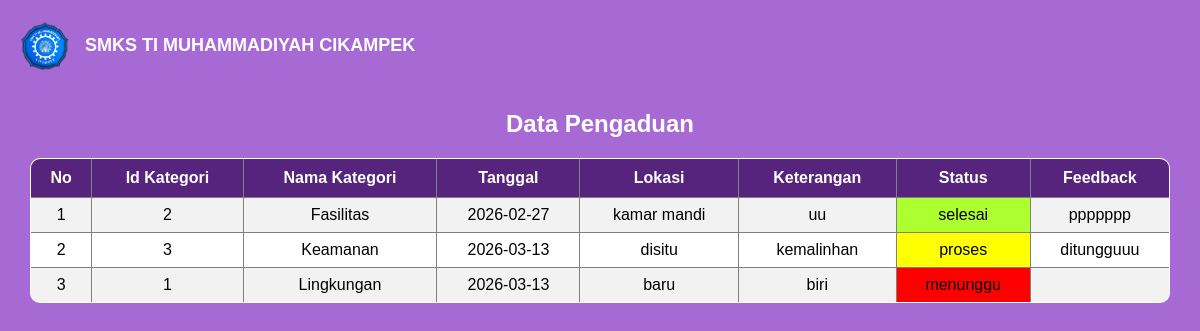
Page /data-aspirasi.php on the committed database.
### tables this page shows
CREATE TABLE `input_aspirasi` (
  `id_pelaporan` int(11) NOT NULL,
  `nis` varchar(50) NOT NULL,
  `id_kategori` int(11) NOT NULL,
  `lokasi` varchar(50) NOT NULL,
  `keterangan` varchar(50) NOT NULL,
  `status` enum('menunggu','proses','selesai') NOT NULL,
  `feedback` varchar(50) NOT NULL,
  `tanggal` date NOT NULL
);

CREATE TABLE `kategori` (
  `id_kategori` int(11) NOT NULL,
  `ket_kategori` varchar(50) NOT NULL
);

### data-aspirasi.php (the view, shortened to what this page needs)
<div class="logo-area">
    <img src="logomd.png" class="logo">
    <span class="logo-text">SMKS TI MUHAMMADIYAH CIKAMPEK</span>
</div>
<h2>Data Pengaduan</h2>
<table border="1" cellpadding="10" cellspacing="0">
    <tr>
        <th>No</th>
        <th>Id Kategori</th>
        <th>Nama Kategori</th>
        <th>Tanggal</th>
        <th>Lokasi</th>
        <th>Keterangan</th>
        <th>Status</th>
        <th>Feedback</th>
    </tr>
    <?php include 'koneksi.php'; $no =1;
    $query = mysqli_query($koneksi, "SELECT input_aspirasi.*, kategori.ket_kategori FROM input_aspirasi LEFT JOIN kategori ON input_aspirasi.id_kategori = kategori.id_kategori");
    while($data = mysqli_fetch_assoc($query)) {
    ?>
    <tr>
        <td><?= $no++ ?></td>
        <td><?= $data['id_kategori'] ?></td>
        <td><?= $data['ket_kategori'] ?></td>
        <td><?= $data['tanggal'] ?></td>
        <td><?= $data['lokasi'] ?></td>
        <td><?= $data['keterangan'] ?></td>
        <td class="
        <?php
        if($data['status'] == 'menunggu'){
            echo 'status-menunggu';
        }elseif($data['status'] == 'proses'){
            echo 'status-proses';
        }elseif($data['status'] == 'selesai'){
            echo 'status-selesai';
        }
        ?>
        ">
        <?= $data['status'] ?>
        </td>
        <td><?= $data['feedback'] ?></td>
    </tr>
    <?php } ?>
</table>

### data-aspirasi.php (style rules this page uses)
.logo-area { position: fixed; top: 15px; left: 15px; display: flex; align-items: center; gap: 10px; }
.logo { width: 60px; }
.logo-text { color: white; font-size: 18px; font-weight: bold; }
h2 { text-align: center; color: white; margin-top: 80px; margin-bottom: 20px; }
table { width: 100%; border-collapse: collapse; background-color: white; border-radius: 10px; overflow: hidden; }
th { background-color: rgb(86, 35, 125); color: white; padding: 10px; text-align: center; }
td { padding: 8px; text-align: center; }
tr:nth-child(even) { background-color: #f2f2f2; }
.status-menunggu { background:red; }
.status-proses { background:yellow; }
.status-selesai { background:greenyellow; }

### rows in the picture
input_aspirasi: id_kategori "2", id_kategori.ket_kategori "Fasilitas", tanggal "2026-02-27", lokasi "kamar mandi", keterangan "uu", status "selesai", feedback "ppppppp"
input_aspirasi: id_kategori "3", id_kategori.ket_kategori "Keamanan", tanggal "2026-03-13", lokasi "disitu", keterangan "kemalinhan", status "proses", feedback "ditungguuu"
input_aspirasi: id_kategori "1", id_kategori.ket_kategori "Lingkungan", tanggal "2026-03-13", lokasi "baru", keterangan "biri", status "menunggu"
